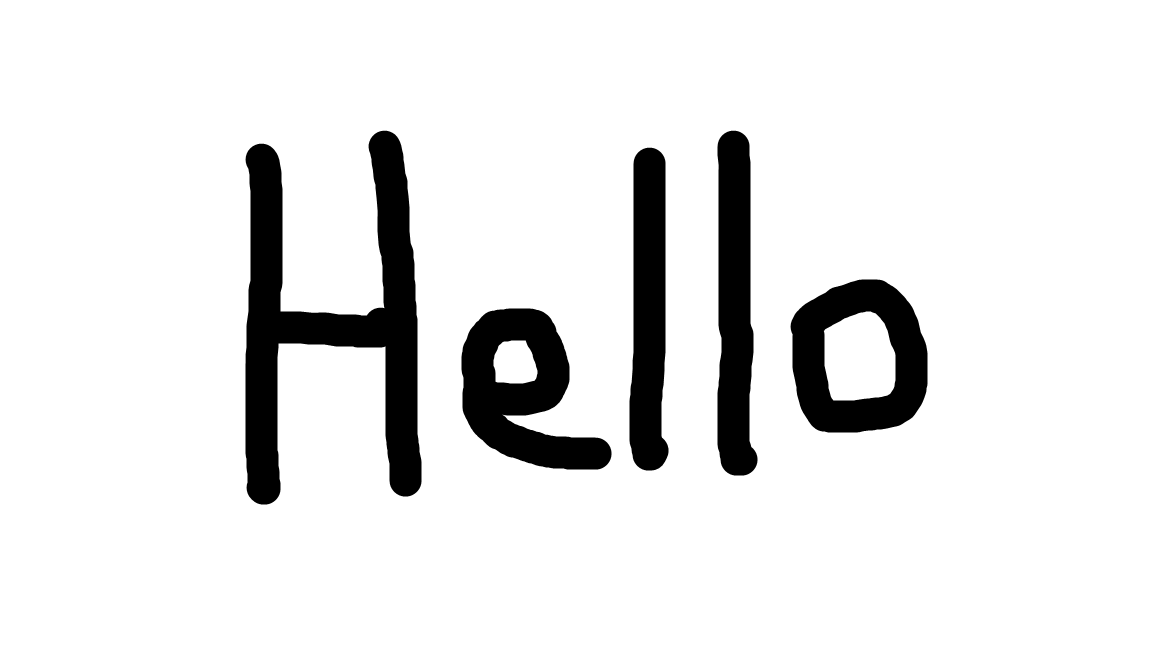
#> input picture tests/test1.png, 1152 x 648 px
$ python -i word_segmenter.py   (imports and definitions only)
#> lines starting #> are read from the running program, lines starting #| are printed output that depends on the picture; after the words box and inside, x2 and y2 are one past the last pixel; in counts of white or black regions, pixels touching at a corner belong together
#> further down, picture is the input picture: shape (648, 1152, 3); min 0, max 255, mean 230.2
"""
Сегментація рукописного тексту на слова
handwrite2print/app/model/word_segmenter.py
"""
from __future__ import annotations

from dataclasses import dataclass
from typing import List, Tuple

import cv2
import numpy as np
import logging

logger = logging.getLogger(__name__)


@dataclass
class WordSegment:
    """Розбитий сегмент слова"""
    bbox: Tuple[int, int, int, int]
    image: np.ndarray


class WordSegmenter:
    """Утиліта для розбиття рукописного тексту на слова"""

    @staticmethod
    def segment_words(image: np.ndarray) -> List[WordSegment]:
        """
        Повертає список сегментів зі словами, упорядкованих зліва направо.

        Args:
            image: оброблене (градації сірого) зображення
        """
        if image is None:
            return []

        original = image.copy()
        if len(original.shape) == 3:
            gray = cv2.cvtColor(original, cv2.COLOR_BGR2GRAY)
        else:
            gray = original

        # Нормалізація та легке згладжування
        gray = cv2.normalize(gray, gray, 0, 255, cv2.NORM_MINMAX)
        gray = cv2.GaussianBlur(gray, (5, 5), 0)

        # Адаптивна бінаризація + інверсія (текст = білий)
        thresh = cv2.adaptiveThreshold(
            gray,
            maxValue=255,
            adaptiveMethod=cv2.ADAPTIVE_THRESH_GAUSSIAN_C,
            thresholdType=cv2.THRESH_BINARY_INV,
            blockSize=21,
            C=10,
        )
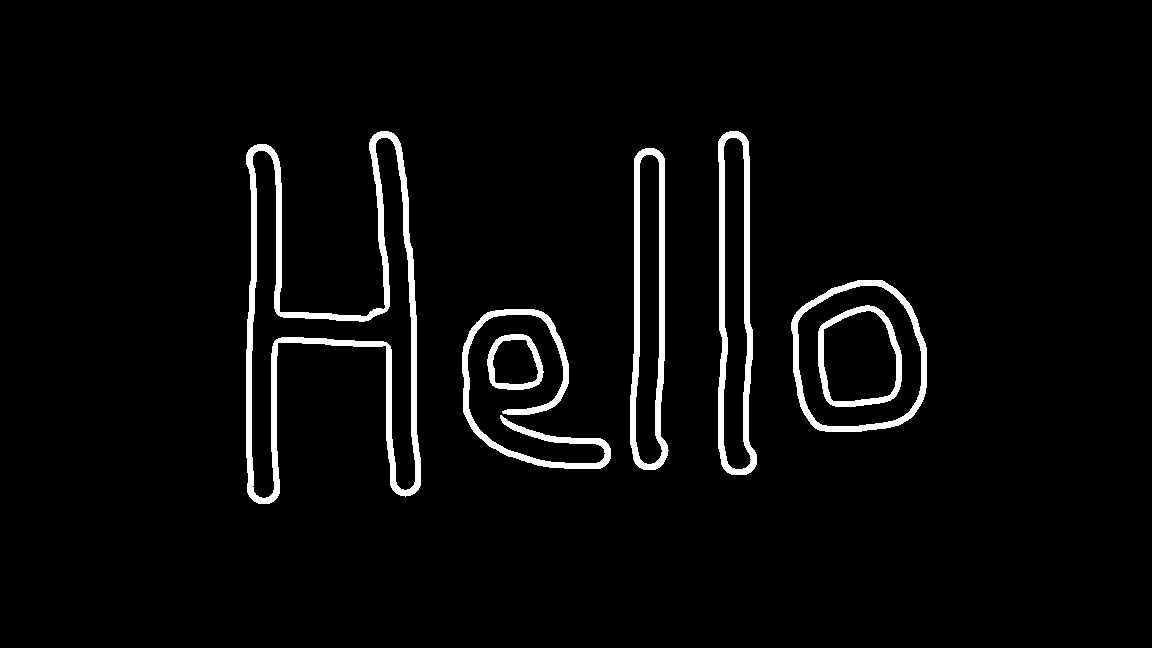
#> thresh: shape (648, 1152); 3.7% white; 7 white regions

        # Оцінюємо "тонкість" штрихів (середня висота компонентів)
        contours_preview, _ = cv2.findContours(
            thresh.copy(), cv2.RETR_EXTERNAL, cv2.CHAIN_APPROX_SIMPLE
        )
#> contours_preview = 6 contours; box (x1, y1, x2, y2) and area: (246, 131, 421, 504) 25045, (791, 280, 927, 432) 17062, (718, 131, 757, 475) 10336, (630, 148, 669, 470) 9625, (462, 309, 611, 469) 3190, (487, 334, 544, 390) 2521
        avg_height = 0
        if contours_preview:
            heights = [cv2.boundingRect(cnt)[3] for cnt in contours_preview]
#> heights = [56, 160, 152, 322, 344, 373]
            avg_height = sum(heights) / len(heights)
#> avg_height = 234.5
        thin_mode = avg_height < gray.shape[0] * 0.18  # ~18% висоти холста
#> thin_mode = False

        smoothed = thresh
        if thin_mode:
            logger.info("[WordSegmenter] Активовано режим згладжування для тонких штрихів")
            thin_kernel = cv2.getStructuringElement(cv2.MORPH_RECT, (3, 3))
            smoothed = cv2.morphologyEx(smoothed, cv2.MORPH_DILATE, thin_kernel, iterations=1)
            smoothed = cv2.morphologyEx(smoothed, cv2.MORPH_ERODE, thin_kernel, iterations=1)

        # Морфологічне закриття для з'єднання букв усередині слова
        close_kernel = cv2.getStructuringElement(
            cv2.MORPH_RECT,
            (
                max(5, gray.shape[1] // 80),
                max(5, gray.shape[0] // 80),
            ),
        )
        closed = cv2.morphologyEx(smoothed, cv2.MORPH_CLOSE, close_kernel, iterations=1)
#> closed: shape (648, 1152); 3.8% white; 7 white regions, largest, box (x1, y1, x2, y2) and area: (247, 132, 422, 505) 10246, (719, 132, 758, 476) 4425, (631, 149, 670, 471) 4153

        # Горизонтальна дилатація для з'єднання букв у слово, але без злиття різних слів
        horiz_kernel = cv2.getStructuringElement(
            cv2.MORPH_RECT,
            (
                max(15, gray.shape[1] // 35),
                max(3, gray.shape[0] // 100),
            ),
        )
        dilated = cv2.dilate(closed, horiz_kernel, iterations=1)
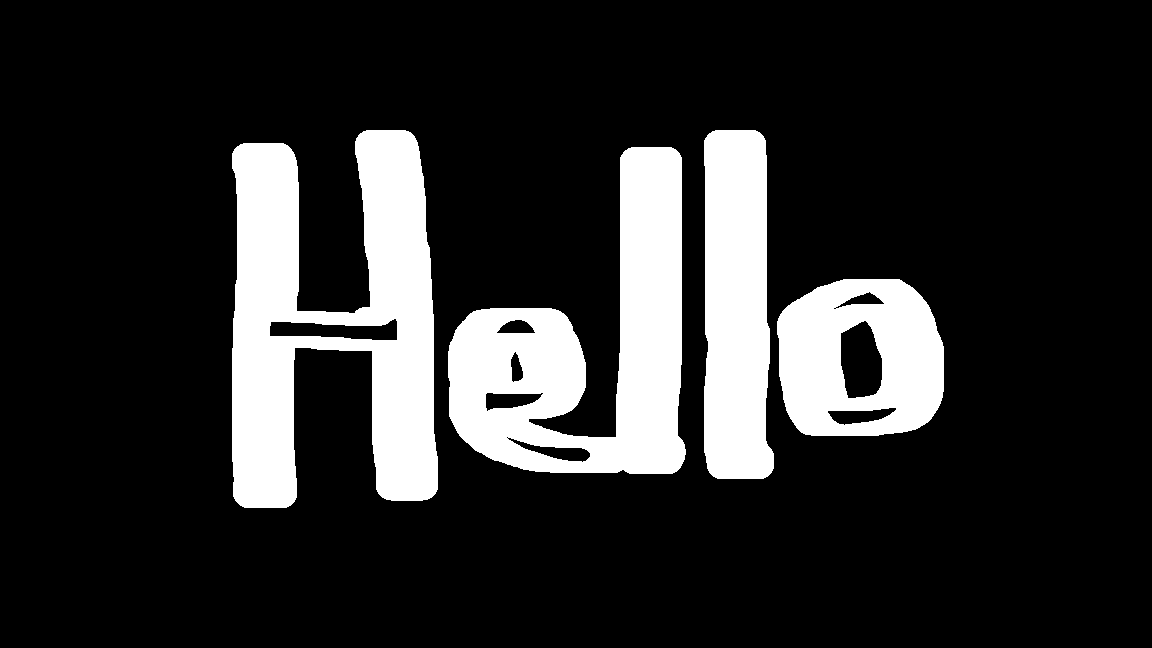
#> dilated: shape (648, 1152); 17% white; 4 white regions

        # Пошук компонентів
        contours, _ = cv2.findContours(
            dilated, cv2.RETR_EXTERNAL, cv2.CHAIN_APPROX_SIMPLE
        )
#> contours = 4 contours; box (x1, y1, x2, y2) and area: (232, 130, 438, 508) 47814, (448, 147, 686, 474) 39802, (777, 279, 944, 436) 22573, (704, 130, 774, 479) 21354

        segments: List[WordSegment] = []
        min_area = (gray.shape[0] * gray.shape[1]) * 0.002  # фільтр шуму
        min_height = gray.shape[0] * 0.15  # ігноруємо дуже низькі контури
        padding = max(4, int(min(gray.shape[:2]) * 0.03))

        for contour in contours:
            x, y, w, h = cv2.boundingRect(contour)
            area = w * h
            if area < min_area or h < min_height:
                continue

            x0 = max(0, x - padding)
            y0 = max(0, y - padding)
            x1 = min(gray.shape[1], x + w + padding)
            y1 = min(gray.shape[0], y + h + padding)

            crop = original[y0:y1, x0:x1]
            if crop.size == 0:
                continue

            # Масштабуємо кожен сегмент до більшої висоти для покращення OCR
            upscale_factor = 1.6
            resized = cv2.resize(
                crop,
                None,
                fx=upscale_factor,
                fy=upscale_factor,
                interpolation=cv2.INTER_CUBIC,
            )

            segments.append(WordSegment(bbox=(x0, y0, x1, y1), image=resized))
#> this loop made 4 passes
#> (x, y, w, h, area, x0, y0, x1) on passes 1 to 4: (777, 279, 167, 157, 26219, 758, 260, 963), (448, 147, 238, 327, 77826, 429, 128, 705), (704, 130, 70, 349, 24430, 685, 111, 793), (232, 130, 206, 378, 77868, 213, 111, 457)
#> pass 1, in segment_words, `crop = original[y0:y1, x0:x1]`:
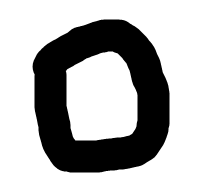
#> crop: shape (195, 205, 3); min 0, max 255, mean 178.2
#> pass 1, in segment_words, `resized = cv2.resize( crop, None, fx=upscale_factor, fy=upscale_factor..`:
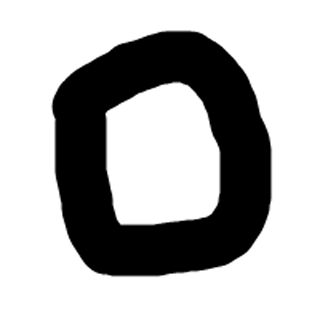
#> resized: shape (312, 328, 3); min 0, max 255, mean 178.2
#> pass 2, in segment_words, `crop = original[y0:y1, x0:x1]`:
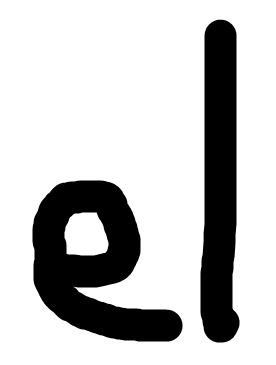
#> crop: shape (365, 276, 3); min 0, max 255, mean 196.7
#> after the loop:
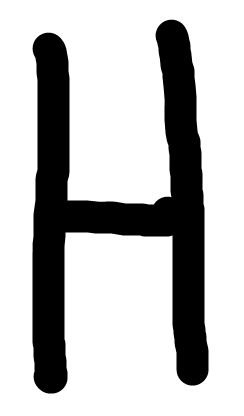
#> crop: shape (416, 244, 3); min 0, max 255, mean 188.5
#> after the loop:
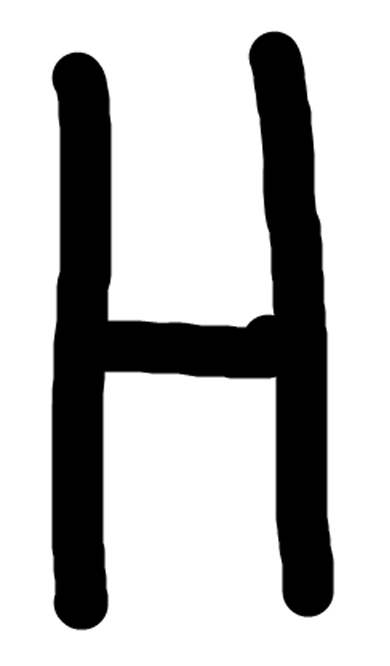
#> resized: shape (666, 390, 3); min 0, max 255, mean 188.5
#> after the loop, segments = 4 items

        # Сортуємо зліва направо
        segments.sort(key=lambda seg: seg.bbox[0])

        logger.info(f"[WordSegmenter] Знайдено {len(segments)} сегмент(ів)")
        return segments

>>> import cv2
>>> picture = cv2.imread('../../tests/test1.png')
>>> result = WordSegmenter().segment_words(picture)
#> result = 4 items

$ run again, on tests/test3.png
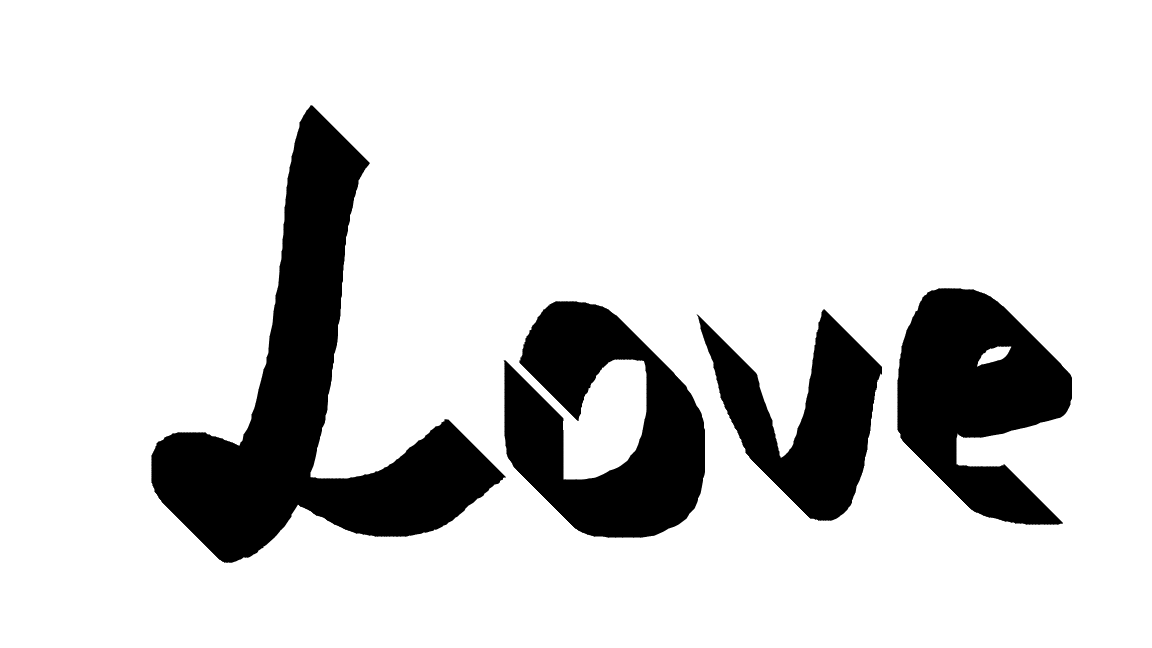
#> input picture tests/test3.png, 1152 x 648 px
#> picture is the input picture: shape (648, 1152, 3); min 0, max 255, mean 213.9
#> in segment_words, `thresh = cv2.adaptiveThreshold( gray, maxValue=255, adaptiveMethod=cv2..`:
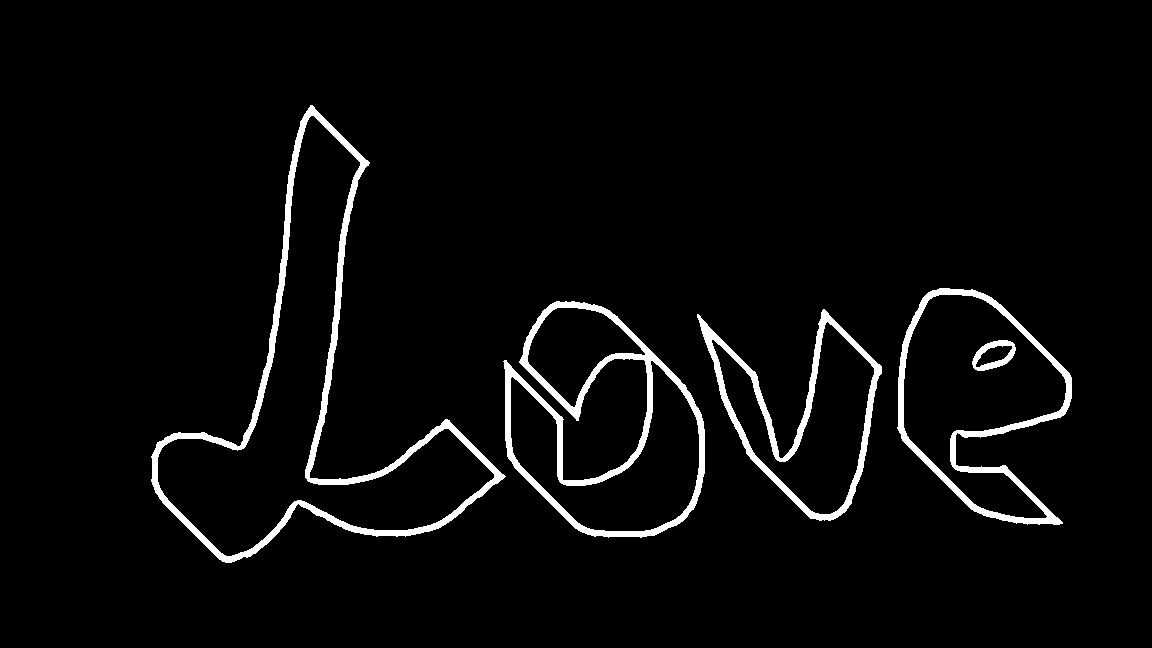
#> thresh: shape (648, 1152); 3.7% white; 5 white regions
#> contours_preview = 4 contours; box (x1, y1, x2, y2) and area: (151, 105, 506, 563) 48307, (503, 301, 705, 538) 27188, (897, 288, 1072, 525) 25142, (697, 309, 882, 521) 17251
#> heights = [212, 237, 237, 458]
#> avg_height = 286
#> thin_mode = False
#> closed: shape (648, 1152); 4% white; 4 white regions, box (x1, y1, x2, y2) and area: (152, 106, 706, 564) 18252, (698, 310, 883, 522) 5454, (898, 289, 1073, 526) 5270, (973, 341, 1017, 372) 709
#> dilated: shape (648, 1152); 17% white; 1 white region
#> contours = 1 contour; box (x1, y1, x2, y2) and area: (137, 104, 1089, 567) 173600
#> the loop in segment_words, `for contour in contours:` made 1 pass
#> (x, y, w, h, area, x0, y0, x1) on pass 1: (137, 104, 952, 463, 440776, 118, 85, 1108)
#> pass 1, in segment_words, `crop = original[y0:y1, x0:x1]`:
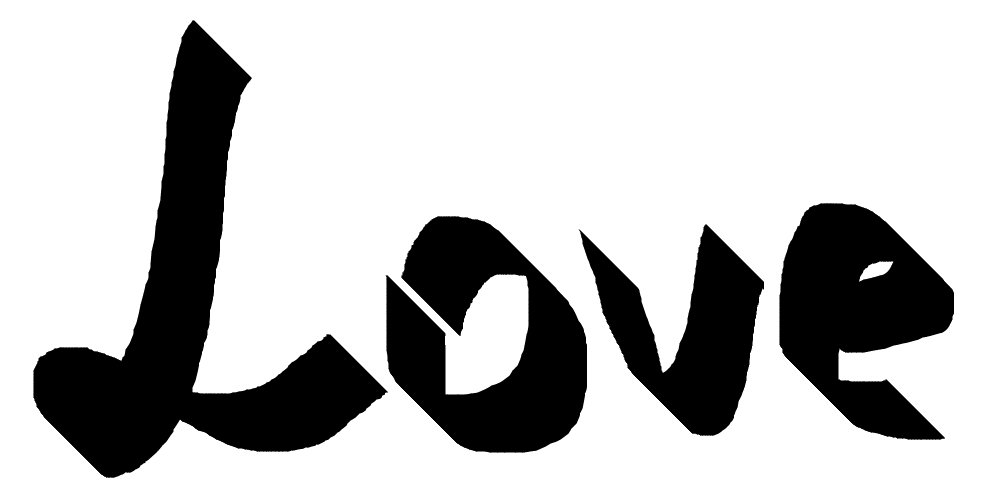
#> crop: shape (501, 990, 3); min 0, max 255, mean 193.1
#> after the loop in segment_words, `for contour in contours:`: segments = 1 item
